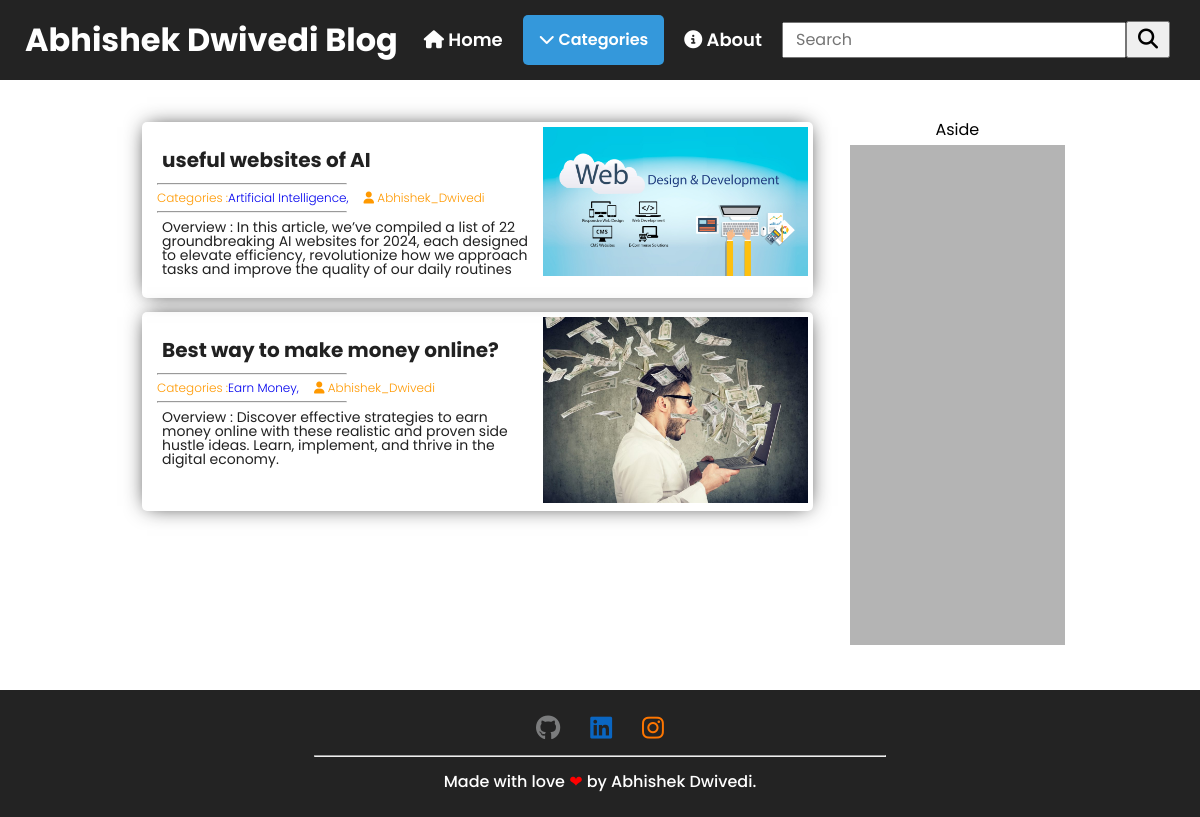
The page / on the database its author committed.
### postes/models.py (models this page shows, shortened)
class Post(models.Model) :
    created_at = models.DateTimeField(auto_now_add=True)
    updated_at = models.DateTimeField(auto_now=True)
    title = models.CharField(max_length=100)
    slug = models.SlugField()
    overview = models.TextField(max_length=300)
    content = models.TextField()
    author = models.ForeignKey(Author, on_delete=models.CASCADE)
    thumbnail = models.ImageField(upload_to='topic_imgs/%y/%m/%d')
    categories = models.ManyToManyField(Category)
    featured = models.BooleanField()

class Category(models.Model):
    title = models.CharField(max_length=30)
    subtitle = models.CharField(max_length=20)
    slug = models.SlugField()
    thumbnail = models.ImageField(upload_to='categories_imgs/%y/%m/%d')

class Author(models.Model):
    user = models.OneToOneField(User, on_delete=models.CASCADE)
    profile_picture = models.ImageField(upload_to='author_imgs/%y/%m/%d')

### postes/views.py (the view)
# urls.py: path('', views.homepage, name='homepage'),
def homepage(request) :
    posts = Post.objects.order_by('-created_at')
    context = {
        'posts': posts,
    }
    return render(request, 'postes/index.html', context)

### postes/templatetags/markdown_extras.py (called while the page is built)
@register.simple_tag
def get_categories():
    return Category.objects.all()

### templates/postes/index.html (shortened to what this page needs)
{% extends 'base.html' %}
{% load static %}
{% block links %}
    <link rel="stylesheet" href="{% static 'css/css-reset.css' %}">
    <link rel="stylesheet" href="{% static 'css/normalize.css' %}">
    <link rel="stylesheet" href="{% static 'css/myCss-fm.css' %}">
    <link rel="stylesheet" href="{% static 'css/style.css' %}">
{% endblock links %}
{% block content %}
{% include 'header.html' %}
<main class="flex-ctr-clm">
    <div class="container flex-ctr-str">
        <div class="all-posts flex-ctr-clm">
            {% for post in posts %}
            <div class="post flex-ctr-str">
                <div class="post-content flex-str-clm">
                    <h2 class="post-title"><a href="{% url 'post' post.slug %}">{{post.title}}</a></h2>
                    <hr width="50%">
                    <div class="post-info flex-center">
                        <a class="categorie">Categories :
                            {% for categorie in post.categories.all %}
                            <a href="{% url 'category' categorie.slug %}">{{categorie.title}}, </a>
                            {% endfor %}
                        <p>
                            <i class="fa-solid fa-user"></i> {{post.author.user}}
                        </p>
                    </div>
                    <hr width="50%">
                    <p class="overview">Overview : {{post.overview}}</p>
                </div>
                <div class="thumbnail">
                    <a href="{% url 'post' post.slug %}"><img src="{{post.thumbnail.url}}" alt="thumbnail of {{post.slug}}"></a>
                </div>
            </div>
            {% empty %}
            <h1>Empty!</h1>
            {% endfor %}
        </div>
        <div class="aside flex-ctr-clm">
            <h2>Aside</h2>
            <div class="ad-bar"></div>
        </div>
    </div>
</main>
{% include 'footer.html' %}
{% endblock content %}

### templates/base.html (shortened to what this page needs)
<!DOCTYPE html>
<html lang="en">
<head>
    {% block links %}
    {% endblock links %}
    <link rel="stylesheet" href="https://cdnjs.cloudflare.com/ajax/libs/font-awesome/6.1.2/css/all.min.css">
</head>
<body>
    {% block content %}
    {% endblock content %}
</body>
</html>

### templates/header.html (shortened to what this page needs)
{% load markdown_extras %}
<header>
    <div class="container flex-sp-bet">
        <a href="{% url 'homepage' %}"><h1 class="logo">Abhishek Dwivedi Blog</h1></a>
        <nav class="nav">
            <ul>
                <li><a href="{% url 'homepage' %}"><i class="fa-solid fa-house"></i> Home</a></li>
                <li class="dropdown">
                    <button id="dropDownBtn" class="dropbtn btn"><i class="fa-solid fa-chevron-down"></i> Categories</button>
                </li>
                <li><a href="{% url 'about' %}"><i class="fa-solid fa-circle-info"></i> About</a></li>
                <li>
                    <form action="{% url 'search' %}" class="search-form">
                        <div class="flex-center">
                          <input type="text" name="q" placeholder="Search"/>
                          <button type="submit" class="btn"><i class="fa-solid fa-magnifying-glass"></i></button>
                        </div>
                    </form>
                </li>
            </ul>
        </nav>
    </div>
</header>

### templates/footer.html
<footer>
    <div class="container flex-ctr-clm">
        <div class="medias flex-center">
            <div class="media flex-center">
                <a href="#" target="_blank" class="github"><i class="fa-brands fa-github"></i></a>
            </div>
            <div class="media flex-center">
                <a href="#" target="_blank" class="linkedin"><i class="fa-brands fa-linkedin"></i></a>
            </div>
            <div class="media flex-center">
                <a href="#" target="_blank" class="instagram"><i class="fa-brands fa-instagram"></i></a>
            </div>
        </div>
        <hr style="width: 50%; color: orange;">
        <p class="copyright">
            Made with love <span>❤</span> by Abhishek Dwivedi.
        </p>
    </div>
</footer>

### static/css/myCss-fm.css (style rules this page uses)
* { margin: 0; padding: 0; box-sizing: border-box; }
html, body { height: 100%; scroll-behavior: smooth; }
.flex-center { display: flex; align-items: center; justify-content: center; }
.flex-ctr-str { display: flex; align-items: flex-start; justify-content: center; }
.flex-sp-bet { display: flex; align-items: center; justify-content: space-between; }
.flex-ctr-clm { display: flex; flex-direction: column; align-items: center; justify-content: center; }
.flex-str-clm { display: flex; flex-direction: column; align-items: flex-start; justify-content: center; }
.btn { padding: 7px 12px; font-size: 20px; font-weight: 600; cursor: pointer; transition: all .4s ease; }
.linkedin { color: #0A66C2; }
.github { color: #7b7c7d; }
.instagram { color: #fe7600; }
a { text-decoration: none; }
.nav { display: flex ; justify-content: center; align-items: center; }
.nav ul { list-style: none; display: flex; justify-content: center; align-items: center; }
.nav ul li { padding: 7px 10px; border-radius: 5px; -webkit-border-radius: 5px; -moz-border-radius: 5px; -ms-border-radius: 5px; -o-border-radius: 5px; }

### static/css/style.css (style rules this page uses)
:root { --color1 : #212121; --color2 : #fff; --color3 : #ff9900; }
* { font-family: 'Poppins', sans-serif; }
body { overflow-x: hidden; position: relative; min-height: 100vh; }
main { padding: 25px 100px 15px; align-items: flex-start !important; }
.container { max-width: 1300px; height: 100%; margin: 0 auto; padding: 0 20px; }
p, h1, h2 { padding: 7px 5px; }
header { height: 80px; width: 100vw; background-color: #232323; color: #fff; font-family: 'Poppins', sans-serif; }
.nav ul li a, .nav ul li button a { font-size: 18px; font-weight: 600; color: #fff; transition: all .3s ease; -webkit-transition: all .3s ease; -moz-transition: all .3s ease; -ms-transition: all .3s ease; -o-transition: all .3s ease; }
.logo { font-size: 32px; font-weight: 700; color: var(--color2); }
footer { background-color: #232323; color: #fff; padding: 10px; margin-top: 20px; font-family: 'Poppins', sans-serif; }
footer .medias { padding: 10px 30px; }
footer .medias .media { padding: 5px 15px; }
footer .medias .media a i { font-size: 25px; }
.copyright { width: 100%; text-align: center; color: var(--color2); font-size: 16px; font-weight: 500; line-height: 30px; padding-bottom: 20px; padding: 10px 30px; }
.copyright span { color: red; }
.all-posts { width: 75%; margin: 0 5px; padding: 10px; }
.post { margin: 7px; border-radius: 5px; box-shadow: 0px 0px 20px -5px var(--color1); padding: 5px; }
.post .post-content { width: 60%; padding: 10px; }
.post .post-content .post-title { font-size: 20px; font-weight: 700; line-height: 32px; }
.post .post-content .post-title a { color: var(--color1); }
.post .post-content .post-info { font-size: 12px; font-weight: 300; color: var(--color3); }
.post .post-content .overview { font-size: 14px; font-weight: 400; color: var(--color1); }
.post .thumbnail { width: 40%; }
.post .thumbnail img { width: 100%; }
.aside { width: 25%; padding: 10px; margin: 0 5px; }
.aside .ad-bar { width: 100%; height: 500px; background-color: #b4b4b4; }
.dropbtn { background-color: #3498DB; color: white; padding: 16px; font-size: 16px; border: none; border-radius: 5px; -webkit-border-radius: 5px; -moz-border-radius: 5px; -ms-border-radius: 5px; -o-border-radius: 5px; }
.dropdown { position: relative; display: inline-block; }
.search-form input { padding: 7px 12px; }
.search-form button { padding: 5px 10px; }

### rows shown on the page
Post: title "useful websites of AI", author.user "Abhishek_Dwivedi", overview "In this article, we’ve compiled a list of 22 groundbreaking AI websites for 2024, each designed to elevate efficiency, revolutionize how we approach tasks and improve the quality of our daily routines", thumbnail (picture)
Category: title "Artificial Intelligence"
Post: title "Best way to make money online?", author.user "Abhishek_Dwivedi", overview "Discover effective strategies to earn money online with these realistic and proven side hustle ideas. Learn, implement, and thrive in the digital economy.", thumbnail (picture)
Category: title "Earn Money"
